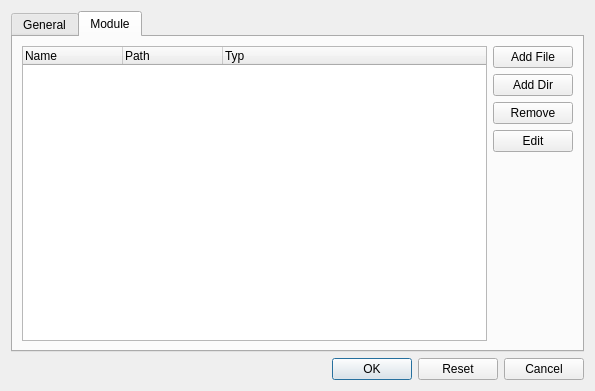
<?xml version="1.0" encoding="UTF-8"?>
<ui version="4.0">
 <class>settingsDialog</class>
 <widget class="QDialog" name="settingsDialog">
  <property name="geometry">
   <rect>
    <x>0</x>
    <y>0</y>
    <width>595</width>
    <height>391</height>
   </rect>
  </property>
  <property name="windowTitle">
   <string>Dialog</string>
  </property>
  <layout class="QVBoxLayout" name="verticalLayout">
   <item>
    <widget class="QTabWidget" name="tabWidget">
     <property name="sizePolicy">
      <sizepolicy hsizetype="Expanding" vsizetype="Expanding">
       <horstretch>0</horstretch>
       <verstretch>0</verstretch>
      </sizepolicy>
     </property>
     <property name="currentIndex">
      <number>1</number>
     </property>
     <widget class="QWidget" name="tab">
      <attribute name="title">
       <string>General</string>
      </attribute>
      <layout class="QVBoxLayout" name="verticalLayout_4">
       <item>
        <layout class="QFormLayout" name="formLayout">
         <property name="fieldGrowthPolicy">
          <enum>QFormLayout::ExpandingFieldsGrow</enum>
         </property>
         <item row="0" column="0">
          <widget class="QLabel" name="label_3">
           <property name="text">
            <string>Language</string>
           </property>
          </widget>
         </item>
         <item row="0" column="1">
          <widget class="QComboBox" name="comboBox_language"/>
         </item>
         <item row="3" column="0">
          <widget class="QLabel" name="label">
           <property name="text">
            <string>Encoding</string>
           </property>
          </widget>
         </item>
         <item row="3" column="1">
          <widget class="QComboBox" name="comboBox_encoding"/>
         </item>
        </layout>
       </item>
      </layout>
     </widget>
     <widget class="QWidget" name="tab_2">
      <attribute name="title">
       <string>Module</string>
      </attribute>
      <layout class="QVBoxLayout" name="verticalLayout_5">
       <item>
        <layout class="QHBoxLayout" name="horizontalLayout_3">
         <item>
          <widget class="QTreeWidget" name="treeWidget_module">
           <property name="sizePolicy">
            <sizepolicy hsizetype="Expanding" vsizetype="Expanding">
             <horstretch>0</horstretch>
             <verstretch>0</verstretch>
            </sizepolicy>
           </property>
           <column>
            <property name="text">
             <string>Name</string>
            </property>
           </column>
           <column>
            <property name="text">
             <string>Path</string>
            </property>
           </column>
           <column>
            <property name="text">
             <string>Typ</string>
            </property>
           </column>
          </widget>
         </item>
         <item>
          <layout class="QVBoxLayout" name="verticalLayout_2">
           <item>
            <widget class="QPushButton" name="pushButton_addFile">
             <property name="text">
              <string>Add File</string>
             </property>
             <property name="icon">
              <iconset resource="../icons.qrc">
               <normaloff>:/icons/16x16/list-add.png</normaloff>:/icons/16x16/list-add.png</iconset>
             </property>
            </widget>
           </item>
           <item>
            <widget class="QPushButton" name="pushButton_addDir">
             <property name="text">
              <string>Add Dir</string>
             </property>
             <property name="icon">
              <iconset resource="../icons.qrc">
               <normaloff>:/icons/16x16/list-add.png</normaloff>:/icons/16x16/list-add.png</iconset>
             </property>
            </widget>
           </item>
           <item>
            <widget class="QPushButton" name="pushButton_remove_module">
             <property name="text">
              <string>Remove</string>
             </property>
             <property name="icon">
              <iconset resource="../icons.qrc">
               <normaloff>:/icons/16x16/list-remove.png</normaloff>:/icons/16x16/list-remove.png</iconset>
             </property>
            </widget>
           </item>
           <item>
            <widget class="QPushButton" name="pushButton_moduleEdit">
             <property name="text">
              <string>Edit</string>
             </property>
             <property name="icon">
              <iconset resource="../icons.qrc">
               <normaloff>:/icons/16x16/configure.png</normaloff>:/icons/16x16/configure.png</iconset>
             </property>
            </widget>
           </item>
           <item>
            <spacer name="verticalSpacer">
             <property name="orientation">
              <enum>Qt::Vertical</enum>
             </property>
             <property name="sizeHint" stdset="0">
              <size>
               <width>20</width>
               <height>40</height>
              </size>
             </property>
            </spacer>
           </item>
          </layout>
         </item>
        </layout>
       </item>
      </layout>
     </widget>
    </widget>
   </item>
   <item>
    <layout class="QHBoxLayout" name="horizontalLayout">
     <item>
      <spacer name="horizontalSpacer">
       <property name="orientation">
        <enum>Qt::Horizontal</enum>
       </property>
       <property name="sizeHint" stdset="0">
        <size>
         <width>40</width>
         <height>20</height>
        </size>
       </property>
      </spacer>
     </item>
     <item>
      <widget class="QPushButton" name="pushButton_ok">
       <property name="text">
        <string>OK</string>
       </property>
       <property name="icon">
        <iconset resource="../icons.qrc">
         <normaloff>:/icons/16x16/dialog-ok.png</normaloff>:/icons/16x16/dialog-ok.png</iconset>
       </property>
       <property name="autoDefault">
        <bool>true</bool>
       </property>
       <property name="default">
        <bool>true</bool>
       </property>
      </widget>
     </item>
     <item>
      <widget class="QPushButton" name="pushButton_reset">
       <property name="text">
        <string>Reset</string>
       </property>
      </widget>
     </item>
     <item>
      <widget class="QPushButton" name="pushButton_cancel">
       <property name="text">
        <string>Cancel</string>
       </property>
       <property name="icon">
        <iconset resource="../icons.qrc">
         <normaloff>:/icons/16x16/dialog-cancel.png</normaloff>:/icons/16x16/dialog-cancel.png</iconset>
       </property>
      </widget>
     </item>
    </layout>
   </item>
  </layout>
 </widget>
 <resources>
  <include location="../icons.qrc"/>
 </resources>
 <connections/>
</ui>
